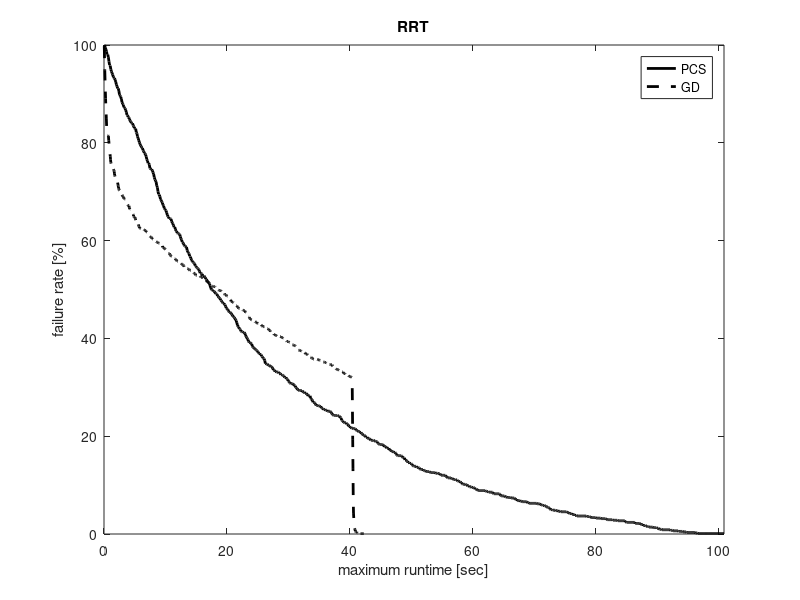
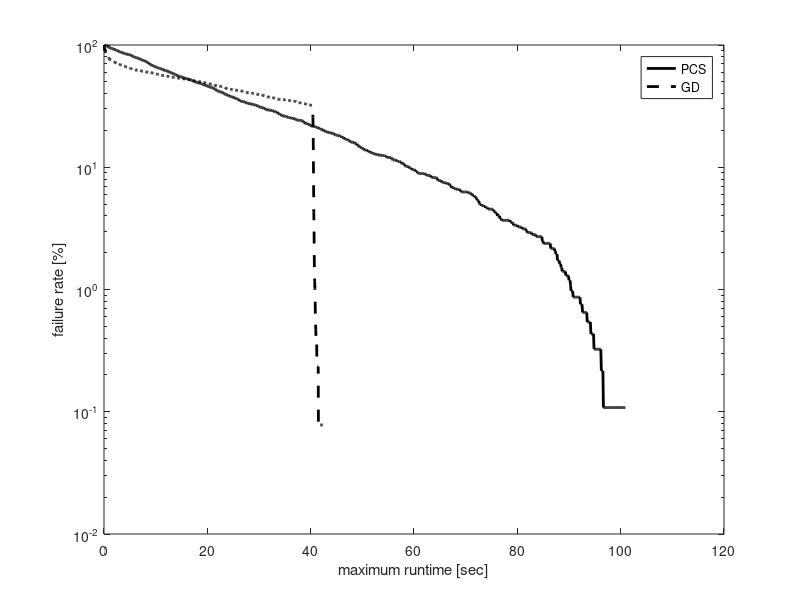

The MATLAB source for these figures, in order:
% In this experiment I compare the performance of the GD (with KDL) and the
% PCS while using the PRM planner on one scene with obstacles where the start and goal configurations
% are:
% State c_start = {0.5236, 1.7453, -1.8326, -1.4835,	1.5708,	0, 1.004278, 0.2729, 0.9486, -1.15011, 1.81001, -1.97739};
% State c_goal = {0.5236, 0.34907, 0.69813, -1.3963, 1.5708, 0, 0.7096, 1.8032, -1.7061, -1.6286, 1.9143, -2.0155}; // Robot 2 no backflip - Elbow down
% The maximum step distance is 1.05.
% With joint limits of the ABB robots
% last updated: 08/23/17
% Maximum step size for both planners: 2

clear all
clc

%%
D1 = load('benchmark_PRM_PCS_3poles_range2.txt'); 
D1 = D1(D1(:,2)==1,:);

verf = D1(:,1)==1;
suc = D1(:,2)==1;

disp('PCS:');
disp(['Results of ' num2str(size(D1,1)) ' queries.']);
disp(['Percent of successful queries verified: ' num2str(sum(verf & suc)/sum(suc)*100) '%']);
disp(['Plan distance: ' num2str(D1(1,3)) ]);
disp(['Avg. runtime: ' num2str(mean(D1(:,4))*1e3)  ' +/- ' num2str(std(D1(:,4))/sqrt(size(D1,1))*1e3) ' msec ']);
disp(['Avg. local-connection time: ' num2str(mean(D1(:,12))*1e3)  ' +/- ' num2str(std(D1(:,12))/sqrt(size(D1,1))*1e3) ' msec ']);
disp(['Avg. nodes in path: ' num2str(floor(mean(D1(:,10)))) ]);
disp(['Avg. nodes in trees: ' num2str(floor(mean(D1(:,11)))) ]);
disp(['Avg. number of IK solutions: ' num2str(floor(mean(D1(:,5)))) ]);



%%
F1 = load('benchmark_PRM_GD1_3poles.txt'); 
F2 = load('benchmark_PRM_GD2_3poles.txt'); 
D2 = [F1; F2];
clear F1 F2
% D2 = D2(D2(:,2)==1,:);

verf = D2(:,1)==1;
suc = D2(:,2)==1;

disp('GD:');
disp(['Results of ' num2str(size(D2,1)) ' queries.']);
disp(['Percent of successful queries verified: ' num2str(sum(verf & suc)/sum(suc)*100) '%']);
disp(['Plan distance: ' num2str(D2(1,3)) ]);
disp(['Avg. runtime: ' num2str(mean(D2(:,4))*1e3)  ' +/- ' num2str(std(D2(:,4))/sqrt(size(D2,1))*1e3) ' msec ']);
disp(['Avg. local-connection time: ' num2str(mean(D2(:,12))*1e3)  ' +/- ' num2str(std(D2(:,12))/sqrt(size(D2,1))*1e3) ' msec ']);
disp(['Avg. nodes in path: ' num2str(floor(mean(D2(:,10)))) ]);
disp(['Avg. nodes in roadmap: ' num2str(floor(mean(D2(:,11)))) ]);
disp(['Avg. number of projections: ' num2str(floor(mean(D2(:,5)))) ]);

%%
% PCS
td = D1(:,4);
maxT = max(td);
T1 = linspace(0,maxT,1000);
T1 = T1(2:end);
for i = 1:length(T1)
    sd = td < T1(i);
    md(i) = mean(td(sd));
    Md(i) = 1-sum(sd)/length(td);
end
%%
% GD
tg = D2(:,4);
maxT = max(tg);
T2 = linspace(0,maxT,1000);
T2 = T2(2:end);
for i = 1:length(T2)
    sg = tg < T2(i);
    mg(i) = mean(tg(sg));
    Mg(i) = 1-sum(sg)/length(tg);
end
%%
h = figure(1);
clf
plot(T1,Md*100,'-k','linewidth',2);
hold on
plot(T2,Mg*100,'--k','linewidth',2);
hold off
xlabel('maximum runtime [sec]');
ylabel('failure rate [%]');
legend('PCS','GD');
xlim([0 max([T1 T2])]);
title('RRT');
% set(h, 'Position', [100, 100, 800, 400]);

h = figure(2);
clf
semilogy(T1,Md*100,'-k','linewidth',2);
hold on
semilogy(T2,Mg*100,'--k','linewidth',2);
hold off
xlabel('maximum runtime [sec]');
ylabel('failure rate [%]');
legend('PCS','GD');
% xlim([0 6]);
% set(h, 'Position', [100, 100, 800, 400]);

%% 
disp(' ');
disp(['Speed-up t_{pcs}/t_{gd}: ' num2str(mean(D1(:,4))/mean(D2(:,4))) ]);
